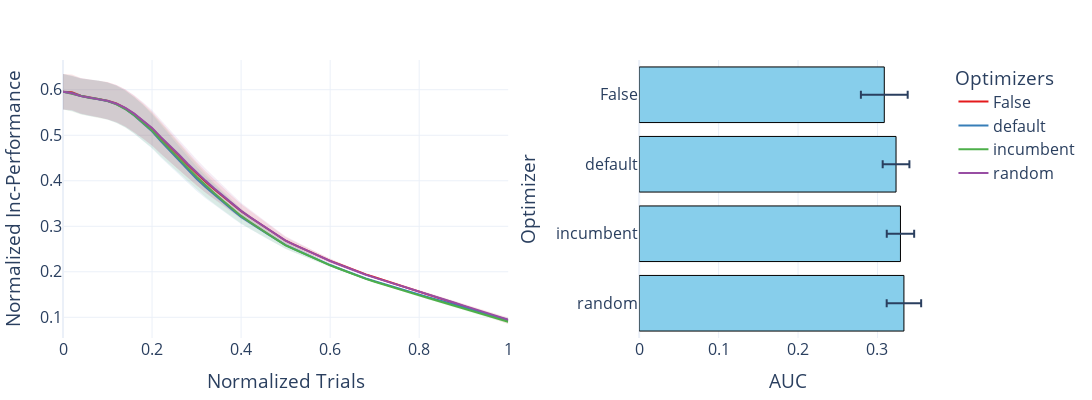

Notebook cell for this chart:
### Code cell
plot_one_thing('cs_method')
